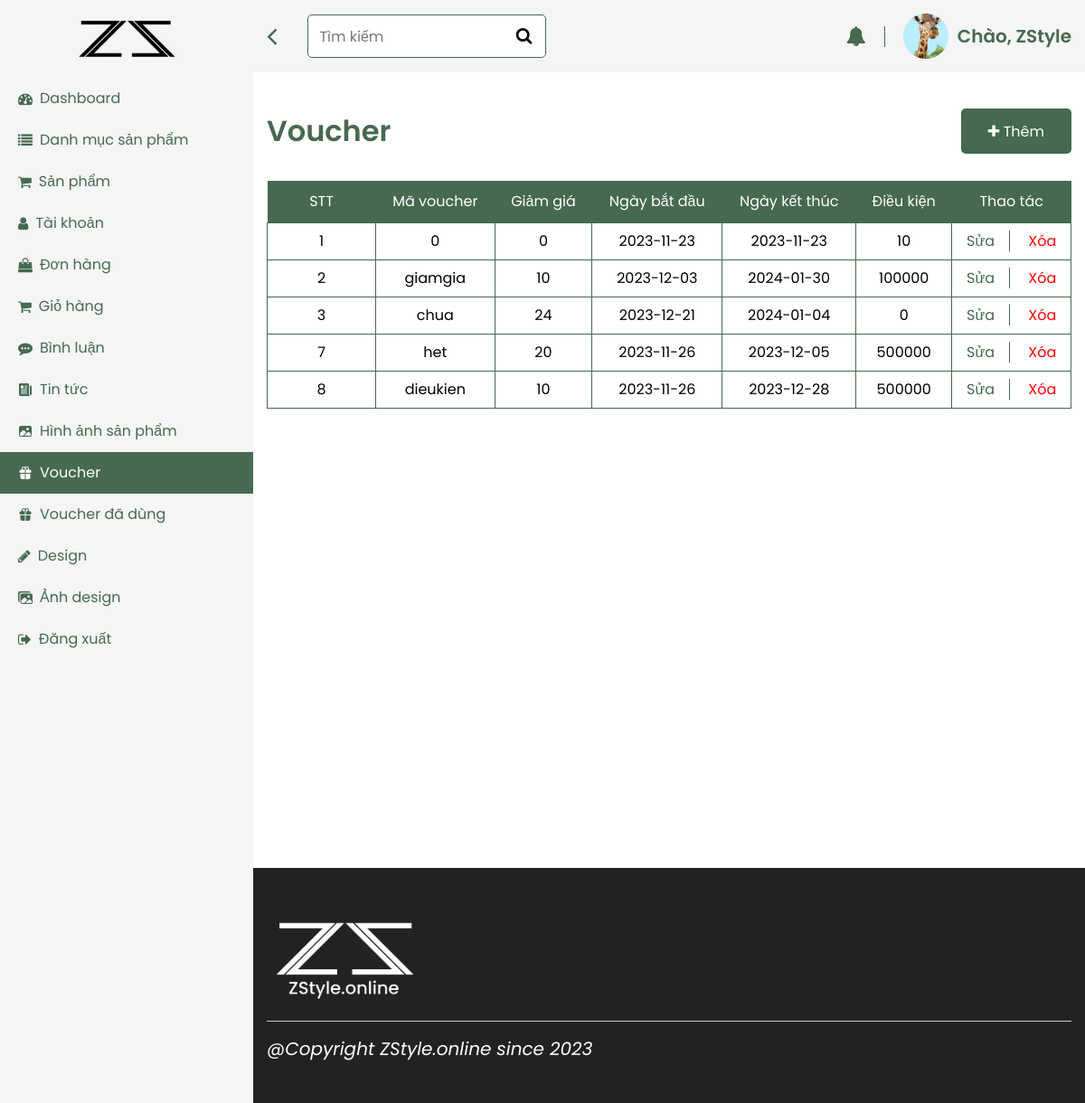
Screenshot of /view/admin/index.php?pg=voucher (signed in) with the database file from the repository.
### tables this page shows
CREATE TABLE `voucher` (
  `id` int(6) NOT NULL,
  `ma_voucher` varchar(10) NOT NULL,
  `giamgia` double(10,2) NOT NULL,
  `ngaybatdau` date NOT NULL,
  `ngayketthuc` date NOT NULL,
  `dieukien` double(10,2) NOT NULL
);

### model/connectdb.php (called while the page is built, shortened)
<?php
function pdo_get_connection(){
   $dburl = "mysql:host=localhost;dbname=zstyle;charset=utf8";
   $username = 'root';
   $password = '';
   $conn = new PDO($dburl, $username, $password);
   $conn->setAttribute(PDO::ATTR_ERRMODE, PDO::ERRMODE_EXCEPTION);
   return $conn;
}
function pdo_query($sql){
   $sql_args = array_slice(func_get_args(), 1);
   try{
       $conn = pdo_get_connection();
       $stmt = $conn->prepare($sql);
       $stmt->execute($sql_args);
       $rows = $stmt->fetchAll();
       return $rows;
   }
   catch(PDOException $e){
       throw $e;
   }
   finally{
       unset($conn);
   }
}
?>

### model/voucher.php (called while the page is built, shortened)
<?php
     function get_voucher(){
        $sql="SELECT * FROM voucher ORDER BY id";
        return pdo_query($sql);
     }
?>

### view/admin/voucher.php (the view, shortened to what this page needs)
<?php
    $html_voucher='';
    foreach ($voucher as $vou) {
        extract($vou);
        $html_voucher.='<tr>
          <td>'.$id.'</td>
          <td >'.$ma_voucher.'</td>
          <td>'.$giamgia.'</td>
          <td>'.$ngaybatdau.'</td>
          <td>'.$ngayketthuc.'</td>
          <td>'.$dieukien.'</td>
          <td>
              <a href="index.php?pg=update_voucher&id='.$id.'" class="edit">Sửa</a>
              <a href="index.php?pg=del_voucher&id='.$id.'" class="del">Xóa</a>
          </td>
        </tr>';
    $id='';
    $ma_voucher='';
    $giamgia='';
    $ngaybatdau='';
    $ngayketthuc='';
    $dieukien='';
    }
?>
<div class="main">
        <div class="header-main">
          <div class="header-left">
            <div class="header-bar">
              <i class="fa fa-angle-left icon-bar" aria-hidden="true"></i>
            </div>
            <form action="" class="header-form">
              <div class="header-input">
                <input type="text" placeholder="Tìm kiếm " />
                <div class="header-input-icon">
                  <i class="fa fa-search" aria-hidden="true"></i>
                </div>
              </div>
            </form>
          </div>
          <div class="header-right">
            <div class="header-bell">
              <i class="fa fa-bell" aria-hidden="true"></i>
            </div>
            <div class="header-auth">
              <div class="header-avatar">
                <img src="../layout/assets/images/avatar.png" alt="" />
              </div>
              <div class="header-name">Chào, ZStyle</div>
            </div>
          </div>
        </div>
        <div class="dashboard">
          <div class="container">
<div class="dashboard-content" data-tab="10">
              <div class="dashboard-heading">
                <h2 class="title-primary">Voucher</h2>
                <button class="dashboard-add">
                  <i class="fa fa-plus" aria-hidden="true"></i>
                  Thêm
                </button>
              </div>
                <table class="product">
                <thead>
                  <tr>
                    <th>STT</th>
                    <th>Mã voucher</th>
                    <th>Giảm giá</th>
                    <th>Ngày bắt đầu</th>
                    <th>Ngày kết thúc</th>
                    <th>Điều kiện</th>
                    <th>Thao tác</th>
                  </tr>
                </thead>
                <tbody>
                    <?=$html_voucher?>
                </tbody>
              </table>
            </div>

### view/layout/assets/css/admin.css (style rules this page uses)
*, *:before, *:after { box-sizing: border-box; }
* { margin: 0; padding: 0; font: inherit; list-style: none; text-decoration: none; }
:root { --primary-color: #47694f; --white: #ffffff; --bg: #799881; --font: "Poppins", sans-serif; --black: #000; --text-heading: #46694f; --bg-footer: #222222; --red: #f00; --hover: #80b885; }
img, picture, svg, video { display: block; max-width: 100%; }
input, select, textarea { background-color: transparent; outline: none; }
button { cursor: pointer; background-color: transparent; outline: none; border: 0; }
body { min-height: 100vh; font-weight: 400; font-size: 16px; line-height: 1; font-family: var(--font); font-size: 16px; }
.container { max-width: 1330px; margin: 0 auto; padding: 0 15px; }
.header-main { display: flex; justify-content: space-between; align-items: center; }
.header-left { display: flex; justify-content: space-between; align-items: center; gap: 34px; }
.header-form { margin-right: 180px; width: 280px; padding-right: 16px; }
.header-input { position: relative; }
.header-input input { width: 100%; height: 48px; border-radius: 5px; border: 1px solid #46694f; padding: 6px 48px 6px 12px; background-color: var(--white); }
.header-input-icon { position: absolute; right: 0; top: 0; padding-right: 16px; font-size: 19px; line-height: 48px; }
.header-bar { cursor: pointer; font-size: 32px; color: var(--text-heading); }
.header-right { display: flex; justify-content: space-between; align-items: center; gap: 20px; }
.header-bell { color: var(--text-heading); padding-right: 20px; font-size: 22px; border-right: 1px solid var(--text-heading); }
.header-auth { display: flex; gap: 10px; align-items: center; }
.header-name { color: var(--text-heading); font-size: 20px; font-weight: 600; }
.dashboard { position: relative; padding: 40px 0; }
.main { position: absolute; width: calc(100% - 280px); left: 280px; min-height: 100vh; transition: 0.2s linear; }
.header-main { background-color: #f5f5f5; padding: 15px; }
.dashboard-content { min-height: 100vh; }
.dashboard-heading { display: flex; justify-content: space-between; align-items: center; }
.title-primary { font-size: 32px; color: var(--primary-color); font-weight: 600; }
.dashboard-add { padding: 10px 30px; background-color: var(--text-heading); color: var(--white); border-radius: 5px; height: 50px; }
.edit { color: var(--text-heading); padding-right: 16px; border-right: 1px solid var(--text-heading); }
.del { color: red; padding-left: 16px; }
.product { width: 100%; border-collapse: collapse; caption-side: bottom; margin-top: 30px; }
.product thead tr th { padding: 15px; color: var(--white); background-color: var(--text-heading); text-align: left; border: #000; text-align: center; }
.product thead tr th:nth-child(1) { width: 120px; }
.product tbody tr td { padding: 12px; text-align: center; border: 1px solid var(--text-heading); }

### rows the page displays
voucher: id "1", ma_voucher "0", giamgia "0", ngaybatdau "2023-11-23", ngayketthuc "2023-11-23", dieukien "10"
voucher: id "2", ma_voucher "giamgia", giamgia "10", ngaybatdau "2023-12-03", ngayketthuc "2024-01-30", dieukien "100000"
voucher: id "3", ma_voucher "chua", giamgia "24", ngaybatdau "2023-12-21", ngayketthuc "2024-01-04", dieukien "0"
voucher: id "7", ma_voucher "het", giamgia "20", ngaybatdau "2023-11-26", ngayketthuc "2023-12-05", dieukien "500000"
voucher: id "8", ma_voucher "dieukien", giamgia "10", ngaybatdau "2023-11-26", ngayketthuc "2023-12-28", dieukien "500000"
